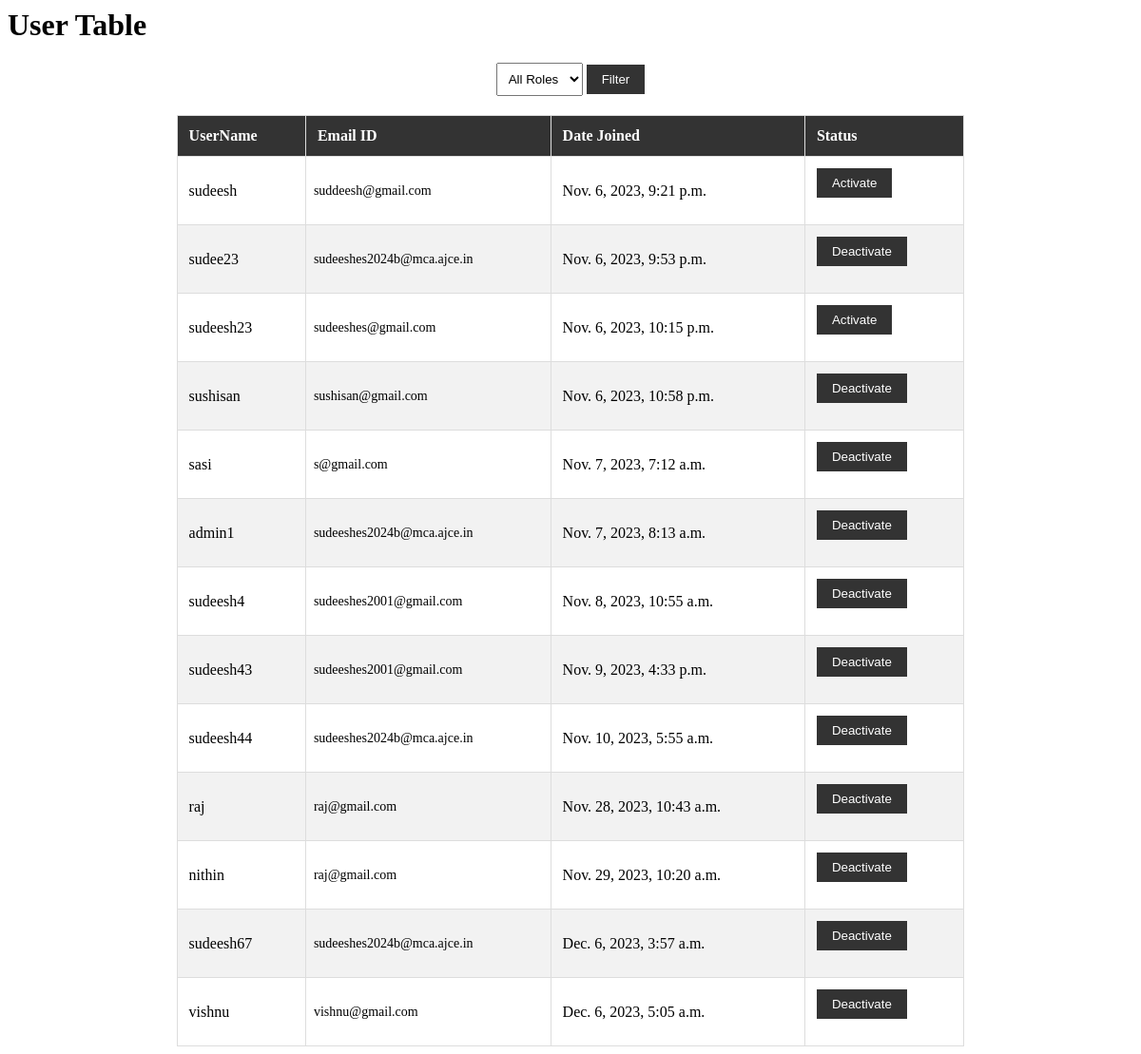
Page /user_account/ on the earlier database version.
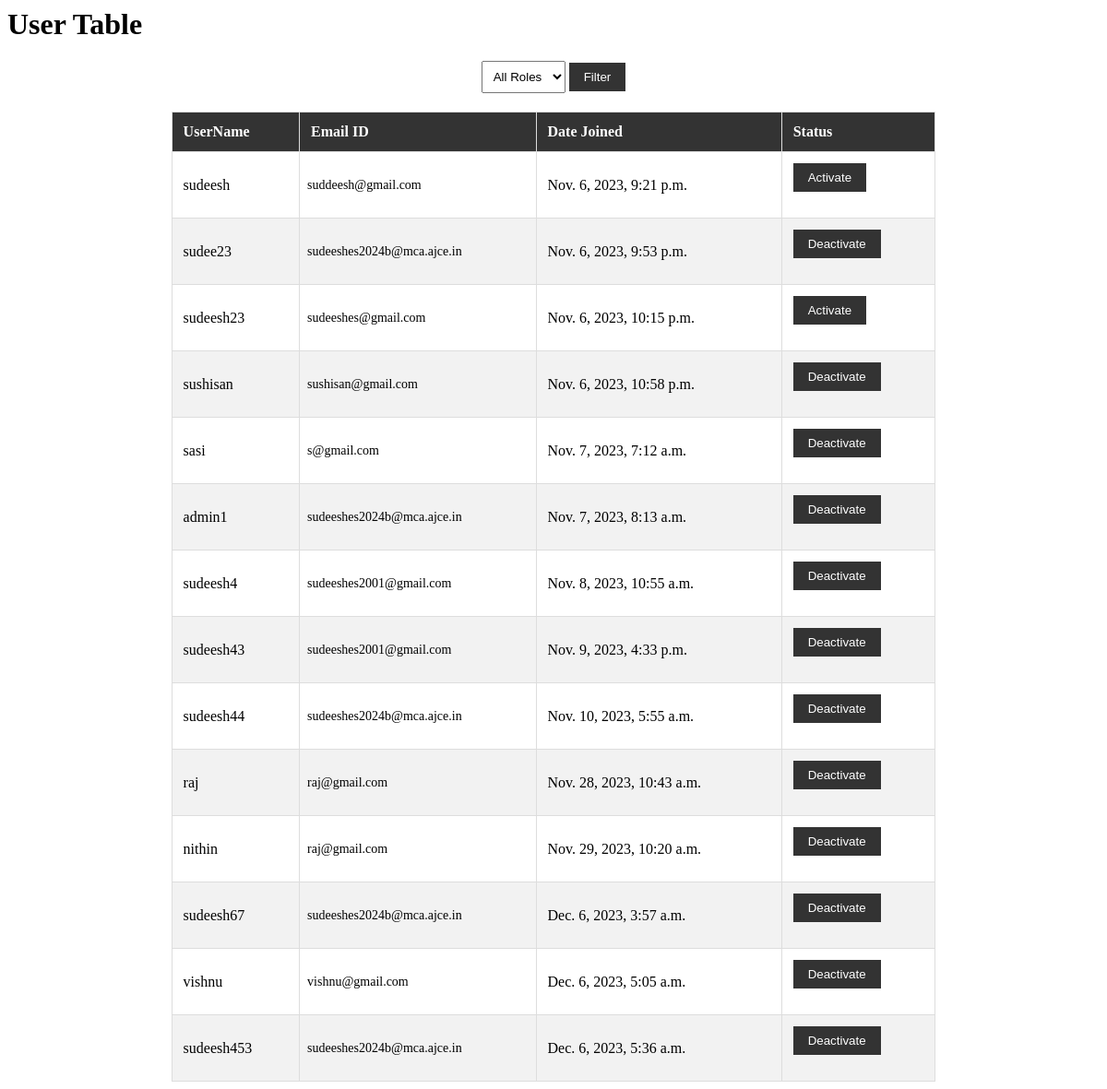
Same page on the later database version.
### MyApp/models.py (models this page shows)
class User(AbstractUser):
    class Role(models.TextChoices):
        ADMIN = "ADMIN", "Admin"
        USER = "USER", "User"
        OFFICER = "OFFICER", "Officer"
    role = models.CharField(
        max_length=50,
        choices=Role.choices,
        default=Role.USER,
    )
    groups = models.ManyToManyField(
        Group,
        verbose_name="Groups",
        blank=True,
        related_name="myapp_user_set",
        related_query_name="user",
    )
    user_permissions = models.ManyToManyField(
        Permission,
        verbose_name="User Permissions",
        blank=True,
        related_name="myapp_user_set",
        related_query_name="user",
    )

### MyApp/views.py (the view)
# urls.py: path('user_account/',user_account,name='user_account'),
def user_account(request):
    role_filter = request.GET.get('role')
    users = User.objects.filter(~Q(is_superuser=True))  # Exclude superusers by default
    if role_filter:
        users = users.filter(role=role_filter)
    context = {'User_profiles': users, 'role_filter': role_filter}
    return render(request, 'admin/user_account.html',context)

### templates/admin/user_account.html (shortened to what this page needs)
<head>
</head>
<div>
    <h1>User Table</h1>
    <form action="{% url 'user_account' %}" method="GET">
    <div class="filter-container">
        <select id="roleFilter" name="role">
            <option value="">All Roles</option>
        </select>
        <button id="filterButton" type="submit">Filter</button>
    </form>
    </div>
    <table align='center'>
        <tr>
            <th>UserName</th>
            <th>Email ID</th>
            <th>Date Joined</th>
            <th>Status</th>
        </tr>
        <tbody>
            {% for Users in User_profiles %}
                {% if not Users.is_superuser %}
                    <tr>
                        <td>{{ Users.username }}</td>
                        <td>{{ Users.email }}</td>
                        <td>{{ Users.date_joined }}</td>
                        <td>{% if Users.is_active %}
                            <form method="post" action="{% url 'deactivate_user' Users.id %}">
                                <button type="submit">Deactivate</button>
                            </form>
                        {% else %}
                            <form method="post" action="{% url 'activate_user' Users.id %}">
                                <button type="submit">Activate</button>
                            </form>
                        {% endif %}
                        </td>
                    </tr>
                {% endif %}
            {% endfor %}
        </tbody>
    </table>

Differences in the rows shown:
added User: username "sudeesh453", email "sudeeshes2024b@mca.ajce.in", date_joined "Dec. 6, 2023, 5:36 a.m.", is_active "Deactivate"
